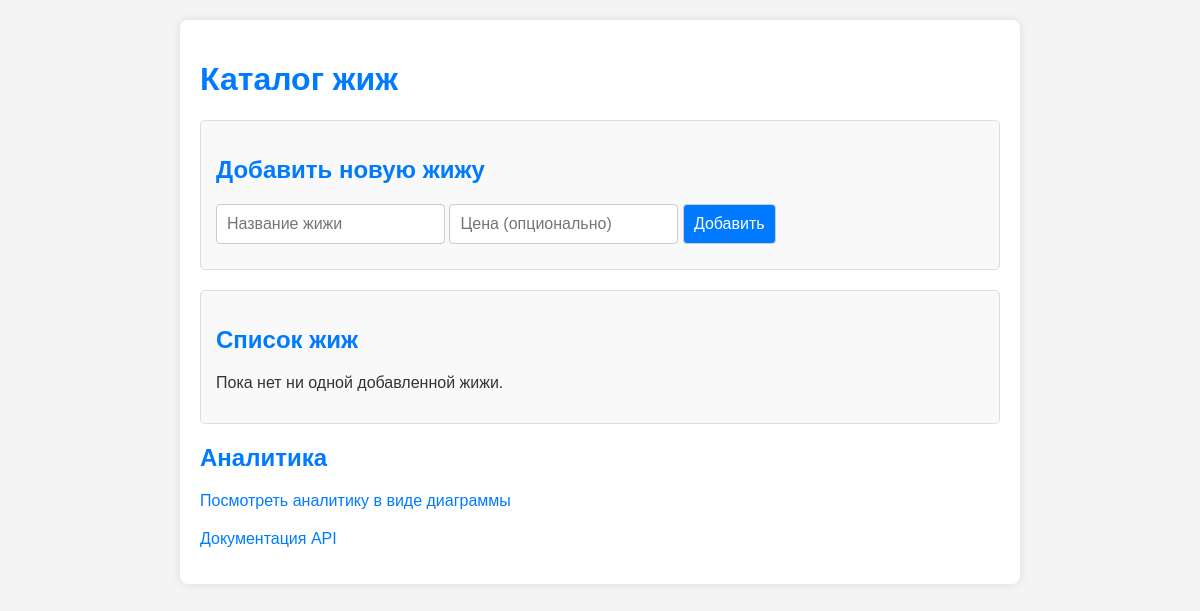
Before: / with the older database file.
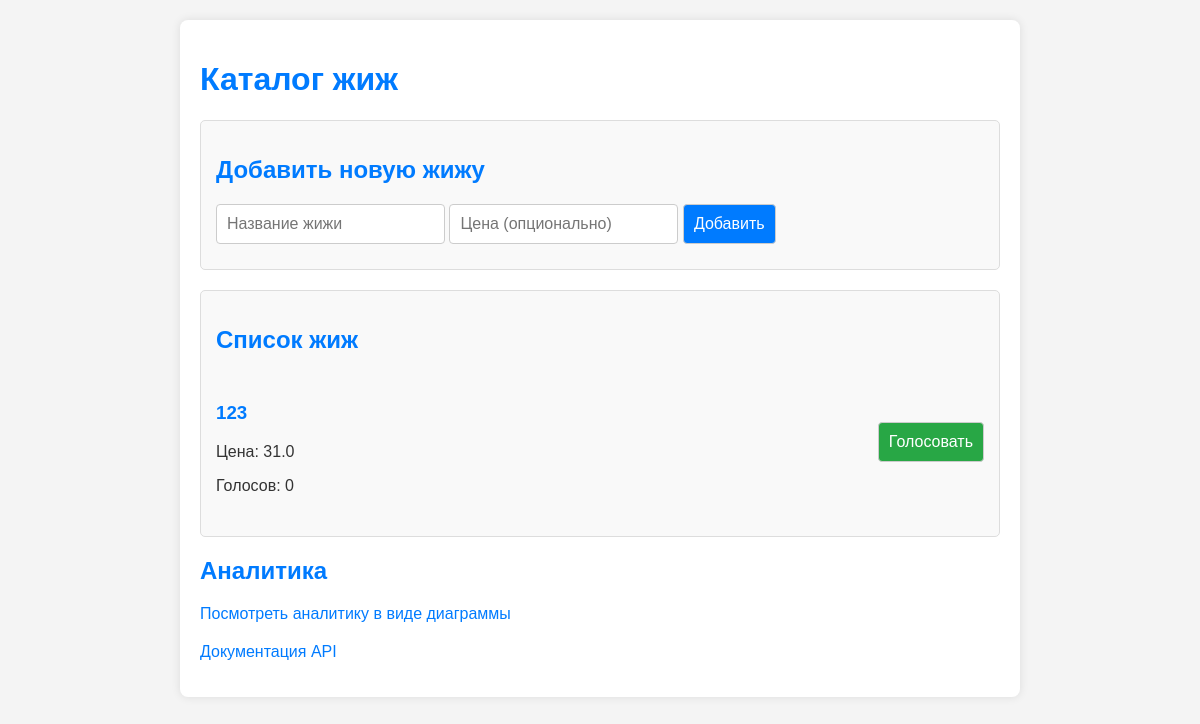
After: the same page with the newer database file.
### app.py (models this page shows, shortened)
class Liquid(db.Model):
    id = db.Column(db.Integer, primary_key=True)
    name = db.Column(db.String(100), unique=True, nullable=False)
    price = db.Column(db.Float)
    added_at = db.Column(db.DateTime, default=datetime.utcnow)
    votes = db.relationship('Vote', backref='liquid', lazy=True, cascade="all, delete-orphan")

### app.py (the view)
@app.route('/')
def index():
    liquids = Liquid.query.order_by(Liquid.added_at.desc()).all()
    return render_template('index.html', liquids=liquids)

### templates/index.html (shortened to what this page needs)
<!DOCTYPE html>
<html lang="ru">
<head>
</head>
<body>
<div class="container">
    <h1>Каталог жиж</h1>
    <div class="liquid-form">
        <h2>Добавить новую жижу</h2>
        <form action="{{ url_for('add_liquid') }}" method="POST">
            <input type="text" name="name" placeholder="Название жижи" required>
            <input type="number" name="price" placeholder="Цена (опционально)">
            <button type="submit">Добавить</button>
        </form>
    </div>
    <div class="liquid-list">
        <h2>Список жиж</h2>
        {% if liquids %}
        {% for liquid in liquids %}
        <div class="liquid-item">
            <div class="liquid-info">
                <h3>{{ liquid.name }}</h3>
                {% if liquid.price %}
                <p>Цена: {{ liquid.price }}</p>
                {% endif %}
                <p>Голосов: {{ liquid.votes|length }}</p>
            </div>
            <div class="liquid-actions">
                <form action="{{ url_for('vote', liquid_id=liquid.id) }}" method="POST">
                    <button type="submit" class="vote-button">Голосовать</button>
                </form>
            </div>
        </div>
        {% endfor %}
        {% else %}
        <p>Пока нет ни одной добавленной жижи.</p>
        {% endif %}
    </div>
    <div>
        <h2>Аналитика</h2>
        <p><a href="{{ url_for('analytics') }}" class="analytics-link">Посмотреть аналитику в виде диаграммы</a></p>
        <p><a href="{{ url_for('api_docs') }}" class="analytics-link">Документация API</a></p>
    </div>
</div>
</body>
</html>

### templates/index.html (style rules this page uses)
body { font-family: sans-serif; margin: 20px; background-color: #f4f4f4; color: #333; }
h1, h2, h3 { color: #007bff; }
.container { max-width: 800px; margin: 0 auto; background-color: #fff; padding: 20px; border-radius: 8px; box-shadow: 0 0 10px rgba(0, 0, 0, 0.1); }
.liquid-form, .liquid-list { margin-bottom: 20px; padding: 15px; border: 1px solid #ddd; border-radius: 5px; background-color: #f9f9f9; }
input[type=text], input[type=number], button { padding: 10px; margin-bottom: 10px; border: 1px solid #ccc; border-radius: 4px; box-sizing: border-box; font-size: 16px; }
button { background-color: #007bff; color: white; cursor: pointer; transition: background-color 0.3s ease; }
.liquid-item { border-bottom: 1px solid #eee; padding: 10px 0; display: flex; align-items: center; justify-content: space-between; }
.liquid-item:last-child { border-bottom: none; }
.liquid-info { flex-grow: 1; }
.liquid-actions form { margin: 0; }
.vote-button { background-color: #28a745; }
.analytics-link { display: block; margin-top: 20px; color: #007bff; text-decoration: none; }

Changed rows visible on the page:
added Liquid: name "123", price "31.0", votes|length "0"
Other visible differences:
text no longer shown: "Пока нет ни одной добавленной жижи."
